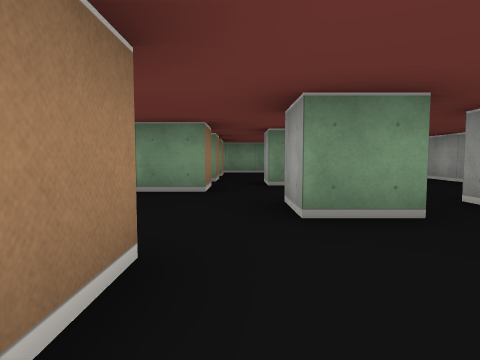
View 1 (above)

14 first-person views from a walk through a cub3D maze. The camera is about half as high as the walls, tilts 4° down and sees 75° across. The floor is counted in squares. Each view is taken from the middle of a square. On the plan, view 1 faces up. The plan holds only what a view shows up to about 9 squares ahead; the rest is blank.

View 2
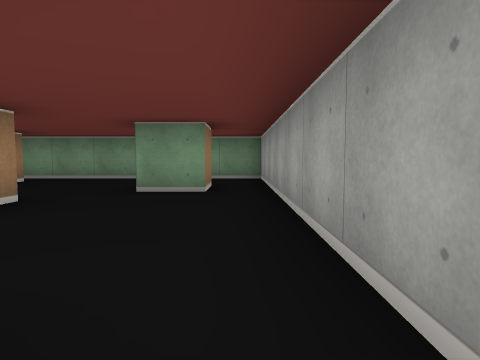

View 3
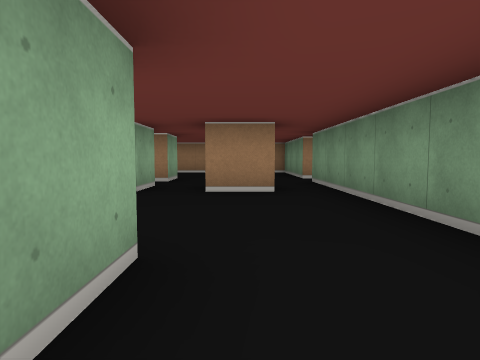

View 4
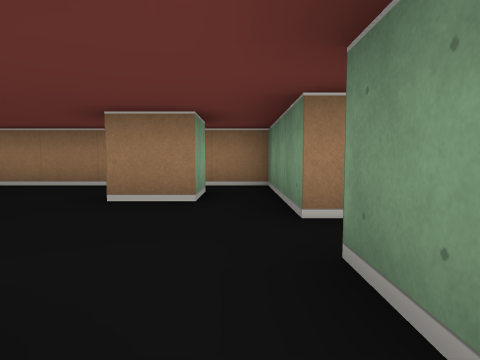

View 5
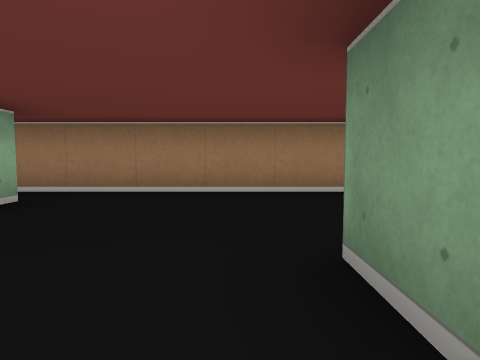

View 6
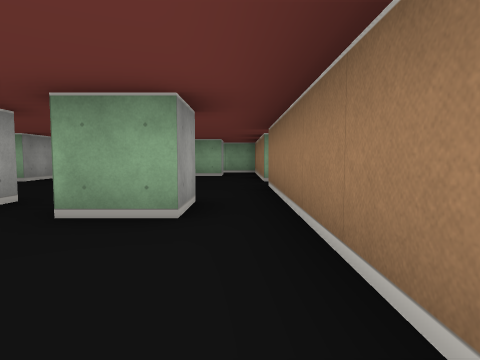

View 7
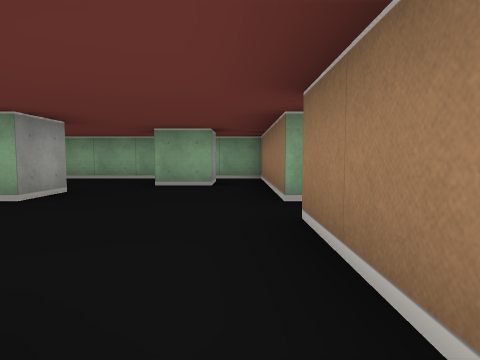

View 8
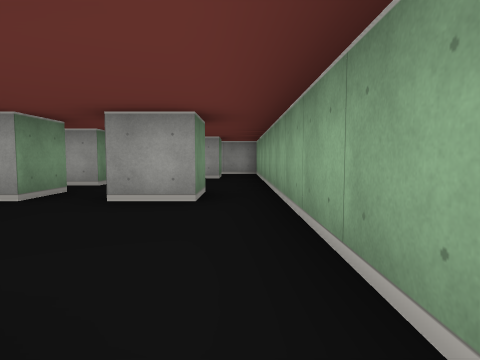

View 9
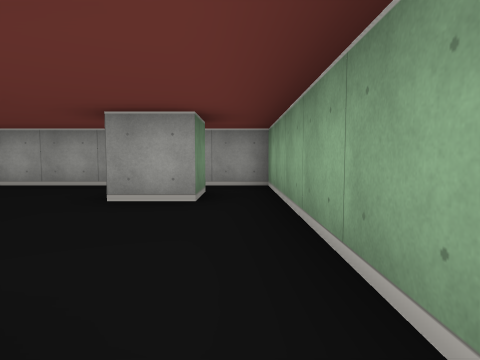

View 10
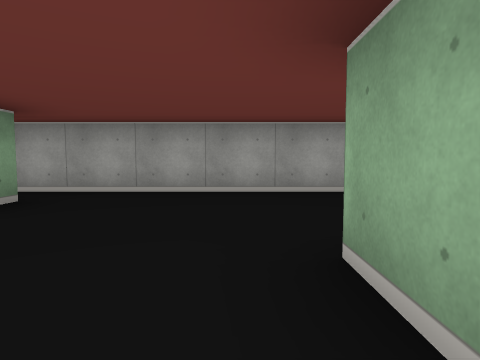

View 11
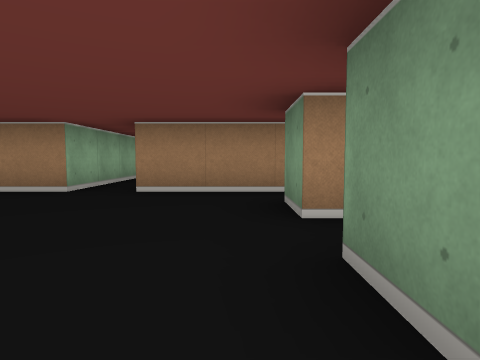

View 12
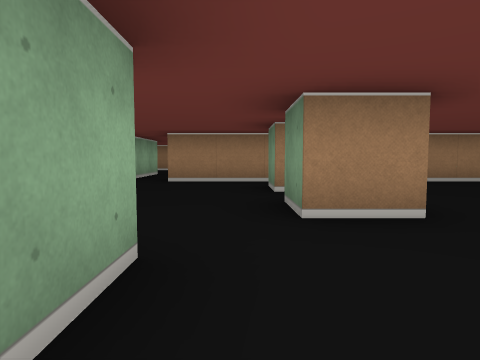

View 13
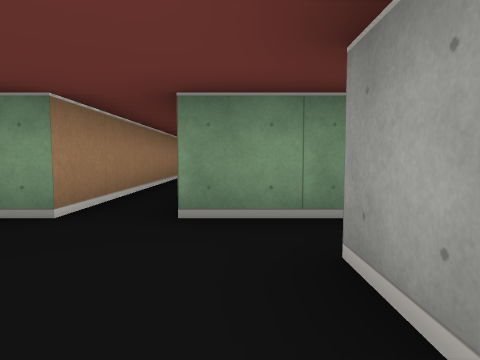

View 14
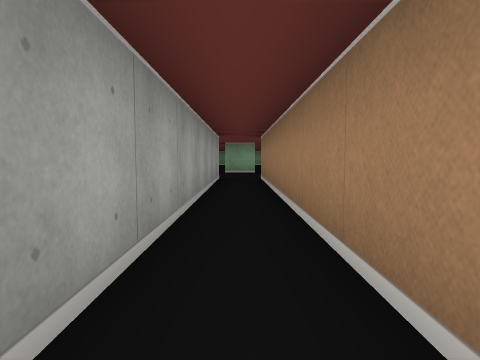

### Floor plan
Points are (right, up) in squares from view 1. A wall is a line through its corners. A room is listed if a view was taken in it or the views show most of it. See-through windows are left out.
Room 1 (views 1, 2, 3, 4, 5, 6, 7, 8, 9, 10, 11, 12, 13, 14)
walls: (-2.5, 3.6) (-2.5, 2.5) (-3.5, 2.5); (-0.5, 5.5) (-0.5, 4.5) (-1.5, 4.5); (0.5, 5.5) (0.5, 6.5); (-1.5, 1.5) (-0.5, 1.5) (-0.5, 0.6); (-2.6, 6.5) (-3.5, 6.5); (1.6, 2.5) (0.5, 2.5) (0.5, 3.5); (-0.5, 7.2) (-0.5, 6.5); (-1.5, 7.5) (-0.5, 7.5); (-4.5, 2.5) (-5.5, 2.5) (-5.5, 3.5) (-4.5, 3.5); (-3.5, 7.5) (-2.5, 7.5); (-1.5, 8.6) (-1.5, 9.5); (0.6, -0.5) (1.5, -0.5); (-0.5, -1.5) (-1.5, -1.5) (-1.5, -0.5); (-0.5, 9.5) (-0.5, 8.5); (2.5, 8.5) (3.5, 8.5) (3.5, 7.5) (2.5, 7.5); (0.5, -1.6) (0.5, -0.9); (-3.5, -1.5) (-3.5, -0.5); (-6.5, 7.8) (-6.5, 0.5); (-6.5, -0.5) (-6.5, -4.5) (4.5, -4.5) (4.5, -3.4); (-5.5, 9.5) (-4.5, 9.5) (-4.5, 8.5); (-0.5, -3.5) (-1.5, -3.5) (-1.5, -2.5); (4.5, -1.8) (4.5, 10.5) (-2.5, 10.5) (-2.5, 17.4); (-5.5, -3.4) (-5.5, -2.5) (-4.5, -2.5); (3.5, -3.5) (2.5, -3.5) (2.5, -2.5); (-3.5, 17.4) (-3.5, 10.5) (-6.5, 10.5) (-6.5, 9.4)
ways out: opening at (-7, 0)

Positions as (right, up) in squares from view 1, and headings:
1: (0, 0), facing up
2: (4, 3), facing up
3: (4, 9), facing left
4: (-1, 10), facing left
5: (-2, 6), facing left
6: (-6, 6), facing down
7: (-6, 3), facing down
8: (-5, -4), facing right
9: (-1, -4), facing right
10: (0, 0), facing right
11: (-2, 2), facing left
12: (0, 2), facing left
13: (-2, 8), facing up
14: (-3, 18), facing down
